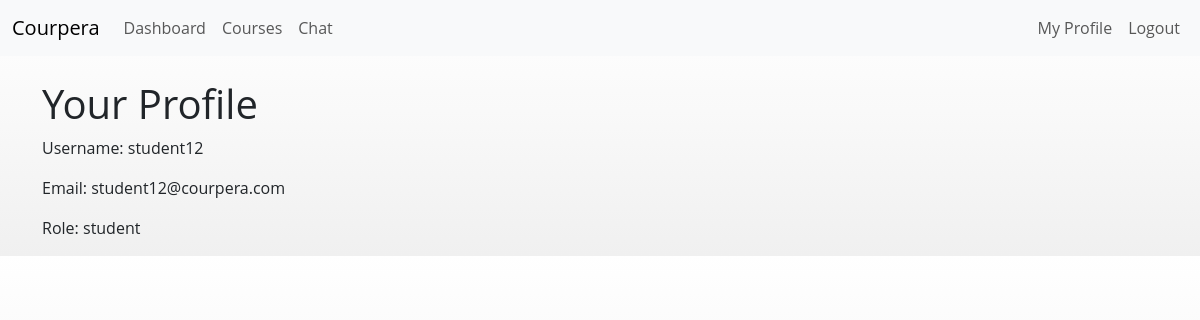
/profile/ (signed in), run on the app's committed database.
### users/models.py (models this page shows, shortened)
class User(AbstractUser):
    STUDENT = 'student'
    TEACHER = 'teacher'
    ROLE_CHOICES = [
        (STUDENT, 'Student'),
        (TEACHER, 'Instructor'),
    ]
    role = models.CharField(
        max_length=10,
        choices=ROLE_CHOICES,
        default=STUDENT,
        help_text="Designates whether the user is a student or an instructor."
    )
    date_of_birth = models.DateField(null=True, blank=True)
    phone_number = models.CharField(max_length=20, blank=True, null=True)
    mailing_address = models.TextField(blank=True, null=True)

### pages/views.py (the view)
# urls.py: path('profile/', views.profile_view, name='profile'),
def profile_view(request):
    return render(request, 'profile.html')

### templates/profile.html (shortened to what this page needs)
{% extends 'base.html' %}
{% block content %}
  <h1>Your Profile</h1>
  <p>Username: {{ user.username }}</p>
  <p>Email: {{ user.email }}</p>
  <p>Role: {{ user.role }}</p>
{% endblock %}

### templates/base.html (style rules this page uses)
body { background: linear-gradient(180deg, #ffffff 0%, #f8f8f8 50%, #f0f0f0 100%); font-family: "Open Sans", Arial, sans-serif; }

### data on the page
User: username "student12", email "student12@courpera.com", role "student"
